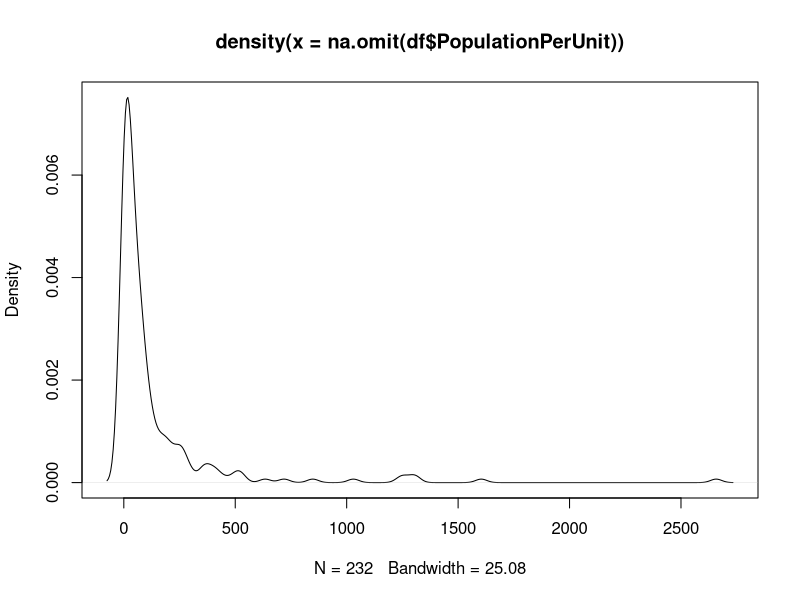
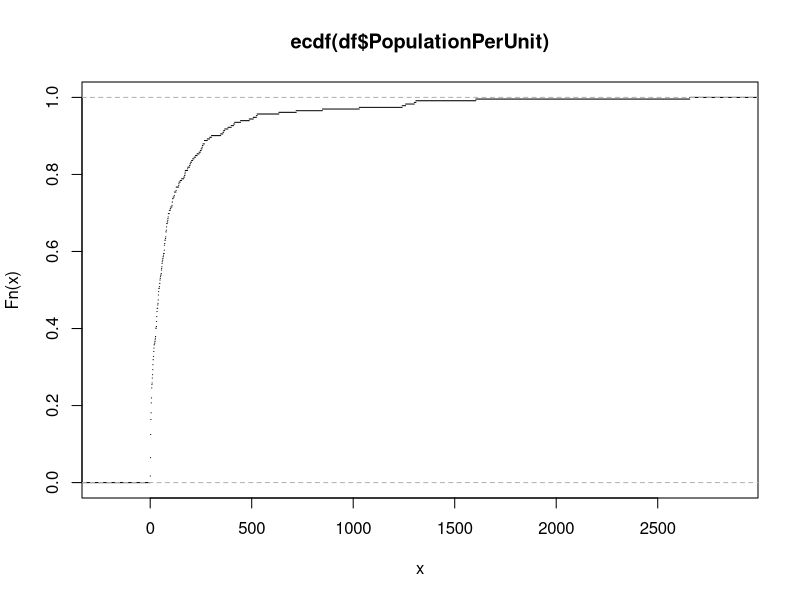
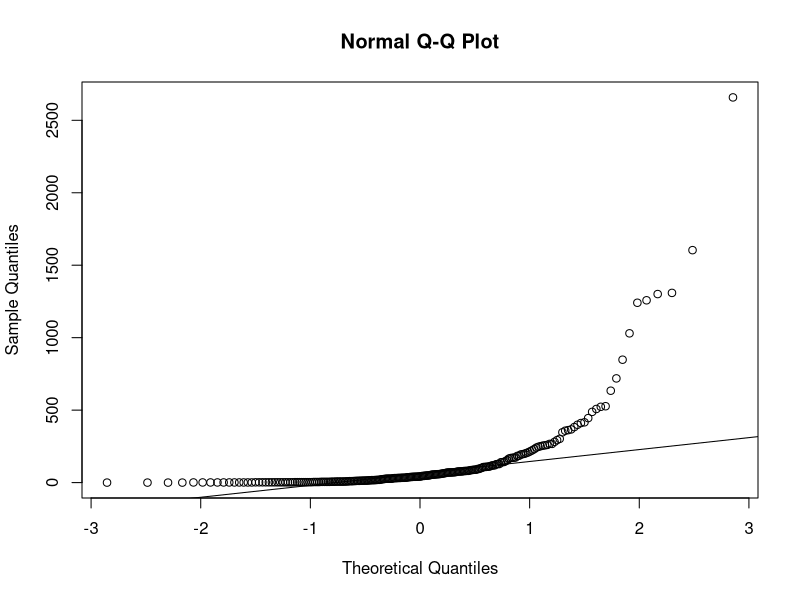
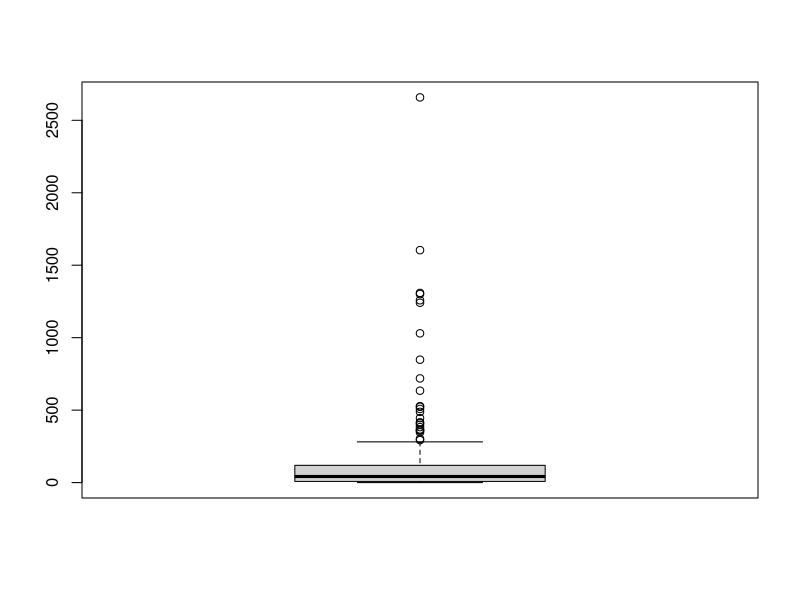

Write R code to recreate these figures, in order.
library(readr)

df <- read_csv("GPW3_GRUMP_SummaryInformation_2010 (1).csv")
View(df)

plot(density(na.omit(df$PopulationPerUnit)))

plot(ecdf(df$PopulationPerUnit), do.points=F)

qqnorm(df$PopulationPerUnit); qqline(df$PopulationPerUnit)

boxplot(df$PopulationPerUnit)

